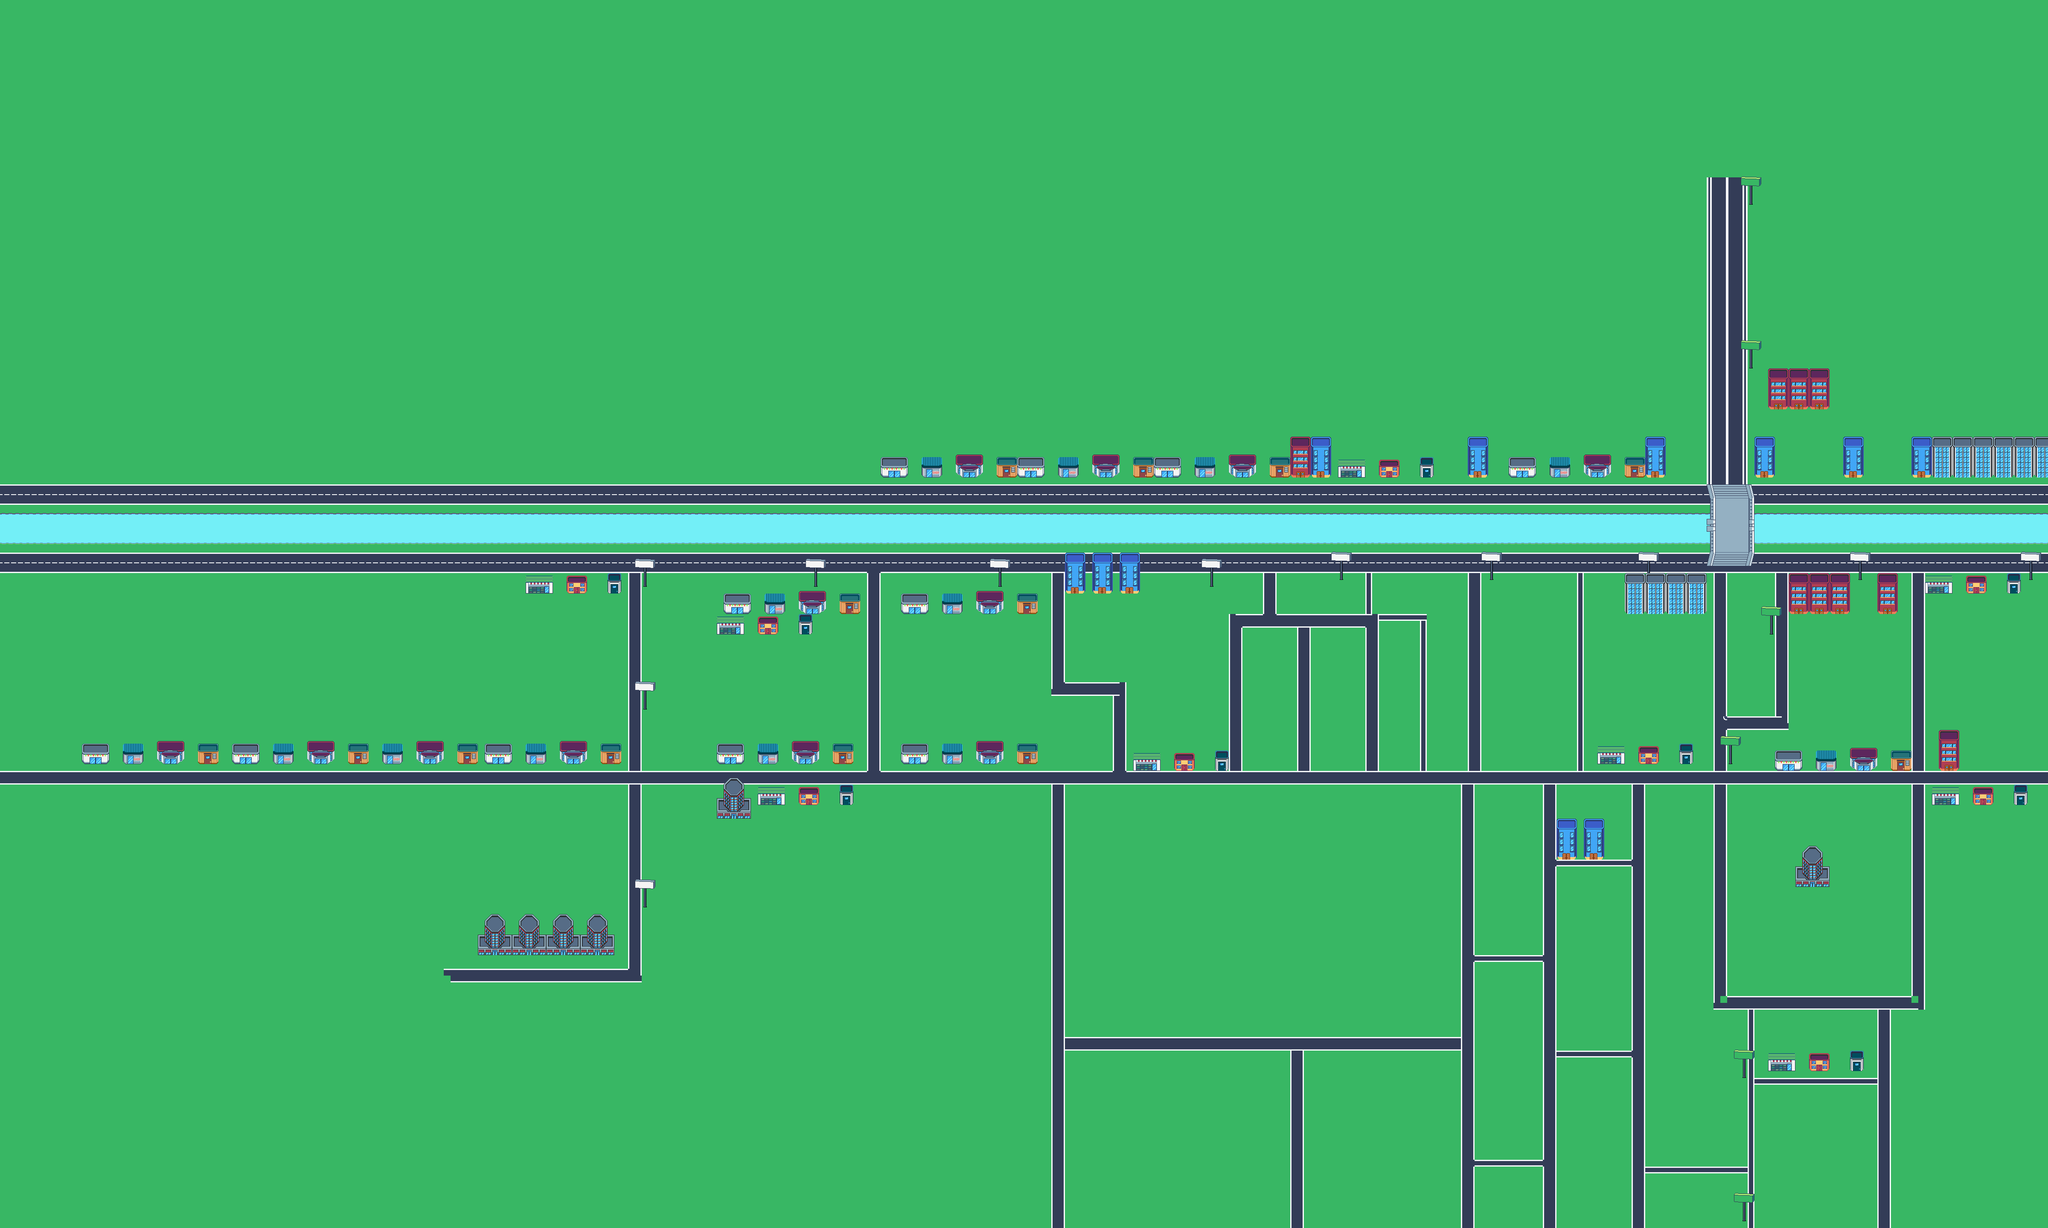

A level layout from a 2D game, rendered from its tile map. Below: a short description, then the map file with tile-grid data replaced by summaries:
An orthogonal 300x180 tile map with 16x16 px tiles, 7 tile layers (grass, river, road, oConnellBridge- will be changed just needed for placement , ...) and 91 objects.

<map version="1.10" tiledversion="1.10.2" orientation="orthogonal" renderorder="right-down" width="300" height="180" tilewidth="16" tileheight="16" infinite="0" nextlayerid="13" nextobjectid="121">
 <tileset firstgid="1" source="citySpritesTileSet.tsx" />
 <layer id="1" name="grass" width="300" height="180">
  <data>[54000 cells, 54000 non-empty, 1 distinct tile ids]</data>
 </layer>
 <layer id="2" name="river" width="300" height="180">
  <data>[54000 cells, 1500 non-empty, 3 distinct tile ids]</data>
 </layer>
 <layer id="3" name="road" width="300" height="180">
  <data>[54000 cells, 4496 non-empty, 7 distinct tile ids]</data>
 </layer>
 <layer id="4" name="oConnellBridge- will be changed just needed for placement " width="300" height="180">
  <data>[54000 cells, 84 non-empty, 84 distinct tile ids]</data>
 </layer>
 <layer id="5" name="luas" width="300" height="180">
  <data>[54000 cells, 90 non-empty, 15 distinct tile ids]</data>
 </layer>
 <layer id="6" name="bus1" width="300" height="180">
  <data>[54000 cells, 330 non-empty, 30 distinct tile ids]</data>
 </layer>
 <objectgroup id="9" name="luasObject1" locked="1">
  <object id="29" x="4074" y="450" width="54" height="54" />
  <object id="30" x="4070" y="829" width="60" height="60" />
  <object id="33" x="4131" y="1455" width="52" height="52" />
  <object id="34" x="4032" y="1762" width="48" height="48" />
  <object id="35" x="4073" y="2499" width="42" height="42" />
  <object id="37" x="4068" y="2834" width="40" height="40" />
 </objectgroup>
 <layer id="7" name="buildings" width="300" height="180">
  <data>[54000 cells, 2590 non-empty, 255 distinct tile ids]</data>
 </layer>
 <objectgroup id="8" name="busObject1" locked="1">
  <object id="12" x="1499.33" y="2104.67" width="36" height="36" />
  <object id="15" x="1495.33" y="1640" width="39.3333" height="39.3333" />
  <object id="17" x="1494.67" y="1351.33" width="40.6667" height="40.6667" />
  <object id="19" x="1888.67" y="1333.33" width="45.3333" height="45.3333" />
  <object id="20" x="2316.67" y="1336.67" width="47.3333" height="47.3333" />
  <object id="21" x="2819.33" y="1340" width="41.3333" height="41.3333" />
  <object id="22" x="3123.33" y="1335.33" width="46.6667" height="46.6667" />
  <object id="24" x="3475.33" y="1332" width="42" height="42" />
  <object id="26" x="3847.33" y="1331.33" width="42" height="42" />
  <object id="27" x="4344" y="1335.33" width="40" height="40" />
  <object id="28" x="4736.67" y="1334.67" width="44" height="44" />
 </objectgroup>
 <objectgroup id="10" name="roadsDrive" locked="1">
  <object id="38" x="4013" y="423" width="84" height="918" />
  <object id="39" x="5121.21" y="309.091" />
  <object id="40" x="12.1212" y="1148.48" width="4927.27" height="30.303" />
  <object id="42" x="2" y="1308" width="2502" height="22" />
  <object id="43" x="2414" y="1302" width="1596" height="32" />
  <object id="44" x="3976" y="1308" width="838" height="22" />
  <object id="47" x="4488" y="1308" width="18.6667" height="1057.33" />
  <object id="48" x="4013.33" y="1309.33" width="32" height="1050.67" />
  <object id="50" x="4020" y="2334.67" width="488" height="33.3333" />
  <object id="51" x="4405.33" y="2346.67" width="22.6667" height="533.333" />
  <object id="52" x="3829.33" y="1820" width="24" height="1065.33" />
  <object id="54" x="3621.33" y="1820" width="18.6667" height="1052" />
  <object id="55" x="3422.67" y="1816" width="30.6667" height="1061.33" />
  <object id="56" x="2462.67" y="1820" width="30.6667" height="1062.67" />
  <object id="57" x="1474.67" y="1313.33" width="28" height="984" />
  <object id="58" x="1056" y="2276" width="445.333" height="24" />
  <object id="59" x="2037.33" y="1310.67" width="25.3333" height="520" />
  <object id="60" x="2461.33" y="1322.67" width="32" height="304" />
  <object id="61" x="2466.67" y="1602.67" width="174.667" height="25.3333" />
  <object id="63" x="2614.67" y="1601.33" width="25.3333" height="233.333" />
  <object id="64" x="2958.67" y="1301.33" width="30.6667" height="165.333" />
  <object id="65" x="3037.33" y="1446.67" width="36" height="377.333" />
  <object id="66" x="3201.33" y="1440" width="30.6667" height="390.667" />
  <object id="67" x="2881.33" y="1440" width="25.3333" height="392" />
  <object id="68" x="2886.67" y="1437.33" width="345.333" height="32" />
  <object id="69" x="1.33333" y="1805.33" width="1512" height="32" />
  <object id="70" x="1460" y="1812" width="1193.33" height="24" />
  <object id="71" x="2574.67" y="1806.67" width="1414.67" height="33.3333" />
  <object id="72" x="3440" y="1306.67" width="32" height="525.333" />
  <object id="73" x="3946.67" y="1809.33" width="868" height="28" />
  <object id="74" x="4166.67" y="1333.33" width="26.6667" height="369.333" />
  <object id="75" x="4018.67" y="1677.33" width="180" height="29.3333" />
  <object id="76" x="2476" y="2426.67" width="972" height="38.6667" />
  <object id="77" x="3021.33" y="2429.33" width="29.3333" height="453.333" />
 </objectgroup>
 <objectgroup id="12" name="collidable" locked="1">
  <object id="88" x="4148" y="889.333" width="145.333" height="73.3333" />
  <object id="89" x="4120" y="1032" width="40" height="78.6667" />
  <object id="90" x="4312" y="1020" width="52" height="100" />
  <object id="91" x="4478.67" y="1026.67" width="316" height="98.6667" />
  <object id="93" x="4115" y="1206" width="362" height="66" />
  <object id="94" x="4458.5" y="1206" width="340.5" height="66" />
  <object id="95" x="4514" y="1351" width="61" height="41" />
  <object id="96" x="4607.5" y="1354" width="49" height="36" />
  <object id="97" x="4705" y="1349" width="31" height="44" />
  <object id="98" x="4401" y="1347" width="48" height="92" />
  <object id="99" x="4194" y="1346.5" width="143.5" height="97.5" />
  <object id="100" x="3809.5" y="1345.5" width="191" height="96" />
  <object id="102" x="1952" y="852" width="2020" height="276" />
  <object id="104" x="3744" y="1749" width="65" height="38" />
  <object id="105" x="3841" y="1745" width="46" height="47" />
  <object id="106" x="3933" y="1744" width="38" height="47" />
  <object id="107" x="3649" y="1921" width="112" height="96" />
  <object id="108" x="2647" y="1746" width="233" height="59" />
  <object id="109" x="2503.5" y="1340.5" width="168.5" height="52" />
  <object id="110" x="2381.5" y="1392" width="59" height="48" />
  <object id="111" x="2102" y="1385" width="346" height="66" />
  <object id="112" x="2097" y="1727" width="381" height="74" />
  <object id="113" x="108" y="1345.33" width="1356" height="450.667" />
  <object id="114" x="1042.67" y="2081.33" width="414.667" height="176" />
  <object id="115" x="4115.15" y="1918.18" width="293.939" height="300" />
  <object id="116" x="4142.42" y="2430.3" width="233.333" height="87.8788" />
  <object id="117" x="4531.33" y="1706.67" width="71.3333" height="97.3333" />
  <object id="118" x="4524.67" y="1842.67" width="241.333" height="59.3333" />
  <object id="119" x="4140.67" y="1748" width="339.333" height="59.3333" />
 </objectgroup>
 <objectgroup id="11" name="roadsWalk">
  <object id="78" x="3202.67" y="1341.33" width="12" height="96.6667" />
  <object id="79" x="3232.67" y="1442" width="110" height="14.6667" />
  <object id="80" x="3329.33" y="1442.67" width="13.3333" height="366.667" />
  <object id="81" x="3456" y="2240" width="163.333" height="17.3333" />
  <object id="82" x="3643.33" y="2017.33" width="183.333" height="14.6667" />
  <object id="83" x="3454.67" y="2720" width="162.667" height="15.3333" />
  <object id="84" x="3644.67" y="2464" width="182.667" height="16" />
  <object id="85" x="3854.67" y="2736" width="240" height="14" />
  <object id="86" x="4095.33" y="2367.33" width="14.6667" height="512" />
  <object id="87" x="4110.67" y="2531.33" width="290" height="10" />
  <object id="120" x="3696.67" y="1328.67" width="14.6667" height="491.333" />
 </objectgroup>
</map>
